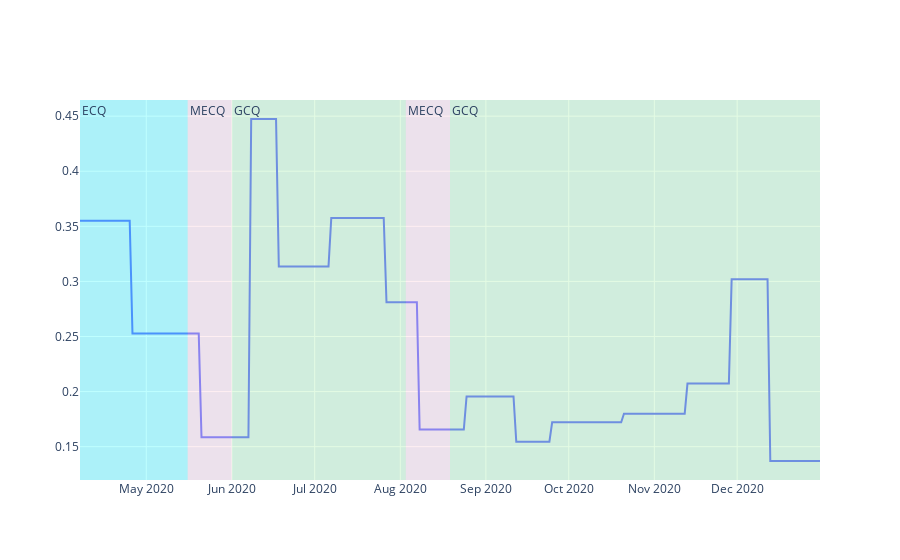

The code cell stored with this chart in its notebook:
### Code cell
#Generate breakpts and rates for mle
breakpts = []
s = mle_params["len_pd"+str(1)]
breakpts.append(s)
for i in range(2,num_breakpts+1):
    s += mle_params["len_pd"+str(i)]
    breakpts.append(s)
rates = []
for k in range(1,num_breakpts+2):
    rates.append(mle_params["rate"+str(k)])

print(breakpts)
print(rates)

#Plot "effective contact rate"
domain = [m.times.min(),m.times.max()]
dates = res.derived_outputs.notifications.keys()
f = pcwise_fcn(domain,breakpts,rates)
xlist = np.linspace(domain[0], domain[1], num = len(dates))
ylist = f(xlist)
fig = go.Figure()
fig = fig.add_trace(go.Scatter(x = dates, y=ylist, name = "eff. contact rate"))
fig.add_vrect(x0="2020-04-07", x1="2020-05-16", 
              annotation_text="ECQ", annotation_position="top left",
              fillcolor="aqua", opacity=0.25, line_width=0)
fig.add_vrect(x0="2020-05-16", x1="2020-06-01", 
              annotation_text="MECQ", annotation_position="top left",
              fillcolor="pink", opacity=0.25, line_width=0)
fig.add_vrect(x0="2020-06-01", x1="2020-08-03", 
              annotation_text="GCQ", annotation_position="top left",
              fillcolor="lightgreen", opacity=0.25, line_width=0)
fig.add_vrect(x0="2020-08-03", x1="2020-08-19", 
              annotation_text="MECQ", annotation_position="top left",
              fillcolor="pink", opacity=0.25, line_width=0)
fig.add_vrect(x0="2020-08-19", x1="2020-12-31", 
              annotation_text="GCQ", annotation_position="top left",
              fillcolor="lightgreen", opacity=0.25, line_width=0)
fig.show()

### Figure 1 — Plotly figure (JSON) as saved in the notebook; plotly's stock layout.template omitted (floating-point values rounded to 4 significant figures; data arrays with more than 128 entries replaced by an {"elided": "..."} marker saying what was removed)
{"data": [{"name": "eff. contact rate", "type": "scatter", "x": {"elided": "269 str values"}, "y": {"elided": "269 float values"}}], "layout": {"annotations": [{"showarrow": false, "text": "ECQ", "x": "2020-04-07", "xanchor": "left", "xref": "x", "y": 1, "yanchor": "top", "yref": "y domain"}, {"showarrow": false, "text": "MECQ", "x": "2020-05-16", "xanchor": "left", "xref": "x", "y": 1, "yanchor": "top", "yref": "y domain"}, {"showarrow": false, "text": "GCQ", "x": "2020-06-01", "xanchor": "left", "xref": "x", "y": 1, "yanchor": "top", "yref": "y domain"}, {"showarrow": false, "text": "MECQ", "x": "2020-08-03", "xanchor": "left", "xref": "x", "y": 1, "yanchor": "top", "yref": "y domain"}, {"showarrow": false, "text": "GCQ", "x": "2020-08-19", "xanchor": "left", "xref": "x", "y": 1, "yanchor": "top", "yref": "y domain"}], "shapes": [{"fillcolor": "aqua", "line": {"width": 0}, "opacity": 0.25, "type": "rect", "x0": "2020-04-07", "x1": "2020-05-16", "xref": "x", "y0": 0, "y1": 1, "yref": "y domain"}, {"fillcolor": "pink", "line": {"width": 0}, "opacity": 0.25, "type": "rect", "x0": "2020-05-16", "x1": "2020-06-01", "xref": "x", "y0": 0, "y1": 1, "yref": "y domain"}, {"fillcolor": "lightgreen", "line": {"width": 0}, "opacity": 0.25, "type": "rect", "x0": "2020-06-01", "x1": "2020-08-03", "xref": "x", "y0": 0, "y1": 1, "yref": "y domain"}, {"fillcolor": "pink", "line": {"width": 0}, "opacity": 0.25, "type": "rect", "x0": "2020-08-03", "x1": "2020-08-19", "xref": "x", "y0": 0, "y1": 1, "yref": "y domain"}, {"fillcolor": "lightgreen", "line": {"width": 0}, "opacity": 0.25, "type": "rect", "x0": "2020-08-19", "x1": "2020-12-31", "xref": "x", "y0": 0, "y1": 1, "yref": "y domain"}]}}
